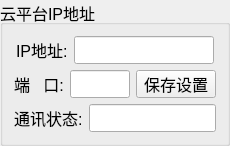
  <widget class="QGroupBox" name="cloudIPSetBox">
   <property name="geometry">
    <rect>
     <x>330</x>
     <y>140</y>
     <width>220</width>
     <height>140</height>
    </rect>
   </property>
   <property name="font">
    <font>
     <pointsize>12</pointsize>
    </font>
   </property>
   <property name="title">
    <string>云平台IP地址</string>
   </property>
   <layout class="QVBoxLayout" name="verticalLayout_5">
    <item>
     <layout class="QHBoxLayout" name="horizontalLayout_17">
      <item>
       <widget class="QLabel" name="label_Hostip">
        <property name="minimumSize">
         <size>
          <width>50</width>
          <height>28</height>
         </size>
        </property>
        <property name="maximumSize">
         <size>
          <width>50</width>
          <height>28</height>
         </size>
        </property>
        <property name="font">
         <font>
          <pointsize>12</pointsize>
         </font>
        </property>
        <property name="text">
         <string>IP地址:</string>
        </property>
       </widget>
      </item>
      <item>
       <widget class="QLineEdit" name="m_hostip">
        <property name="sizePolicy">
         <sizepolicy hsizetype="Expanding" vsizetype="Preferred">
          <horstretch>0</horstretch>
          <verstretch>0</verstretch>
         </sizepolicy>
        </property>
        <property name="minimumSize">
         <size>
          <width>140</width>
          <height>28</height>
         </size>
        </property>
        <property name="maximumSize">
         <size>
          <width>140</width>
          <height>28</height>
         </size>
        </property>
        <property name="font">
         <font>
          <pointsize>12</pointsize>
         </font>
        </property>
        <property name="echoMode">
         <enum>QLineEdit::Normal</enum>
        </property>
       </widget>
      </item>
     </layout>
    </item>
    <item>
     <layout class="QHBoxLayout" name="horizontalLayout_5">
      <item>
       <widget class="QLabel" name="label_com">
        <property name="minimumSize">
         <size>
          <width>50</width>
          <height>28</height>
         </size>
        </property>
        <property name="maximumSize">
         <size>
          <width>50</width>
          <height>28</height>
         </size>
        </property>
        <property name="font">
         <font>
          <pointsize>12</pointsize>
         </font>
        </property>
        <property name="text">
         <string>端   口:</string>
        </property>
       </widget>
      </item>
      <item>
       <widget class="QLineEdit" name="m_com">
        <property name="sizePolicy">
         <sizepolicy hsizetype="Expanding" vsizetype="Preferred">
          <horstretch>0</horstretch>
          <verstretch>0</verstretch>
         </sizepolicy>
        </property>
        <property name="minimumSize">
         <size>
          <width>60</width>
          <height>28</height>
         </size>
        </property>
        <property name="maximumSize">
         <size>
          <width>60</width>
          <height>28</height>
         </size>
        </property>
        <property name="font">
         <font>
          <pointsize>12</pointsize>
         </font>
        </property>
        <property name="echoMode">
         <enum>QLineEdit::Normal</enum>
        </property>
       </widget>
      </item>
      <item>
       <widget class="QPushButton" name="pushButton_saveCloudIP">
        <property name="sizePolicy">
         <sizepolicy hsizetype="Expanding" vsizetype="Preferred">
          <horstretch>0</horstretch>
          <verstretch>0</verstretch>
         </sizepolicy>
        </property>
        <property name="minimumSize">
         <size>
          <width>0</width>
          <height>28</height>
         </size>
        </property>
        <property name="maximumSize">
         <size>
          <width>80</width>
          <height>28</height>
         </size>
        </property>
        <property name="font">
         <font>
          <pointsize>12</pointsize>
         </font>
        </property>
        <property name="text">
         <string>保存设置</string>
        </property>
       </widget>
      </item>
     </layout>
    </item>
    <item>
     <layout class="QHBoxLayout" name="horizontalLayout_25">
      <item>
       <widget class="QLabel" name="label_cloudComStatus">
        <property name="minimumSize">
         <size>
          <width>0</width>
          <height>28</height>
         </size>
        </property>
        <property name="maximumSize">
         <size>
          <width>16777215</width>
          <height>28</height>
         </size>
        </property>
        <property name="font">
         <font>
          <pointsize>12</pointsize>
         </font>
        </property>
        <property name="text">
         <string>通讯状态:</string>
        </property>
       </widget>
      </item>
      <item>
       <widget class="QLineEdit" name="m_cloudComStatus">
        <property name="sizePolicy">
         <sizepolicy hsizetype="Expanding" vsizetype="Preferred">
          <horstretch>0</horstretch>
          <verstretch>0</verstretch>
         </sizepolicy>
        </property>
        <property name="minimumSize">
         <size>
          <width>0</width>
          <height>28</height>
         </size>
        </property>
        <property name="maximumSize">
         <size>
          <width>150</width>
          <height>28</height>
         </size>
        </property>
        <property name="font">
         <font>
          <pointsize>12</pointsize>
         </font>
        </property>
        <property name="echoMode">
         <enum>QLineEdit::Normal</enum>
        </property>
        <property name="readOnly">
         <bool>true</bool>
        </property>
       </widget>
      </item>
     </layout>
    </item>
   </layout>
  </widget>
